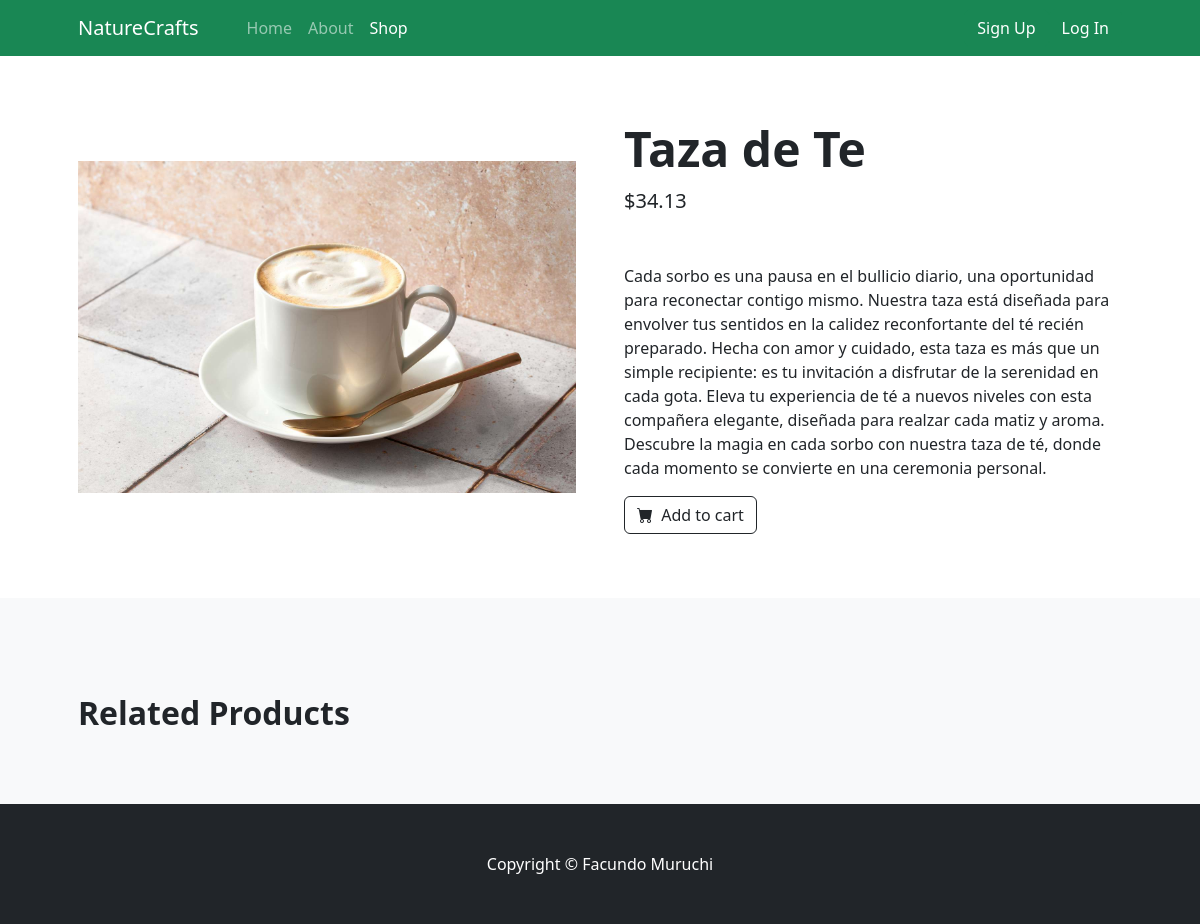
Page /shopping/details/11/ on the committed database.
### shopping/models.py (models this page shows, shortened)
class Post(models.Model):
    title = models.CharField(max_length=50)
    desc = RichTextField(max_length=1000)
    img = models.ImageField(upload_to='posts')
    price = models.DecimalField(max_digits=5, decimal_places=2)
    date = models.DateTimeField(auto_now=True)
    creator = models.ForeignKey(User, on_delete=models.CASCADE)

### shopping/views.py (the view)
# urls.py: path('details/<int:pk>/', PostDetailView.as_view(), name='details'),
class PostDetailView(DetailView):
    model = Post
    template_name = 'shopping/details.html'
    def get_context_data(self, **kwargs):
        context = super().get_context_data(**kwargs)
        context['object_list'] = Post.objects.exclude(pk=self.object.pk)[:4]
        return context

### shopping/templates/shopping/details.html (shortened to what this page needs)
{% extends "base.html" %}
{% block active %}
<ul class="navbar-nav me-auto mb-2 mb-lg-0 ms-lg-4">
    <li class="nav-item"><a class="nav-link" href="{% url "home" %}">Home</a></li>
    <li class="nav-item"><a class="nav-link" href="{% url "about" %}">About</a></li>
    <li class="nav-item"><a class="nav-link active" aria-current="page" href="{% url "shop" %}">Shop</a></li>
</ul>
{% endblock active %}
{% block heading %}
<div class="row gx-4 gx-lg-5 align-items-center">
    <div class="col-md-6"><img class="card-img-top mb-5 mb-md-0" src="{{object.img.url}}" alt="..." /></div>
    <div class="col-md-6">
        <h1 class="display-5 fw-bolder">{{ object.title }}</h1>
        <div class="fs-5 mb-5">
            <span>${{ object.price }}</span>
        </div>
        <p class="lead">
            {{ object.desc|safe }}</p>
        <div class="d-flex">
            <a class="btn btn-outline-dark flex-shrink-0" type="button" href="{% url "shop" %}">
                <i class="bi-cart-fill me-1"></i>
                Add to cart
            </a>
        </div>
    </div>
</div>
{% endblock heading %}
{% block related %}
<section class="py-5 bg-light">
    <div class="container px-4 px-lg-5 mt-5">
        <h2 class="fw-bolder mb-4">Related Products</h2>
    </div>
</section>
{% endblock related %}

### rows in the picture
Post: img (picture), title "Taza de Te", price "34.13", desc "Cada sorbo es una pausa en el bullicio diario, una oportunidad para reconectar contigo mismo. Nuestra taza está diseñada para envolver tus sentidos en la calidez reconfortante del té recién preparado. Hecha con amor y cuidado, esta taza es más que un simple recipiente: es tu invitación a disfrutar de la serenidad en cada gota. Eleva tu experiencia de té a nuevos niveles con esta compañera elegante, diseñada para realzar cada matiz y aroma. Descubre la magia en cada sorbo con nuestra taza de té, donde cada momento se convierte en una ceremonia personal."
